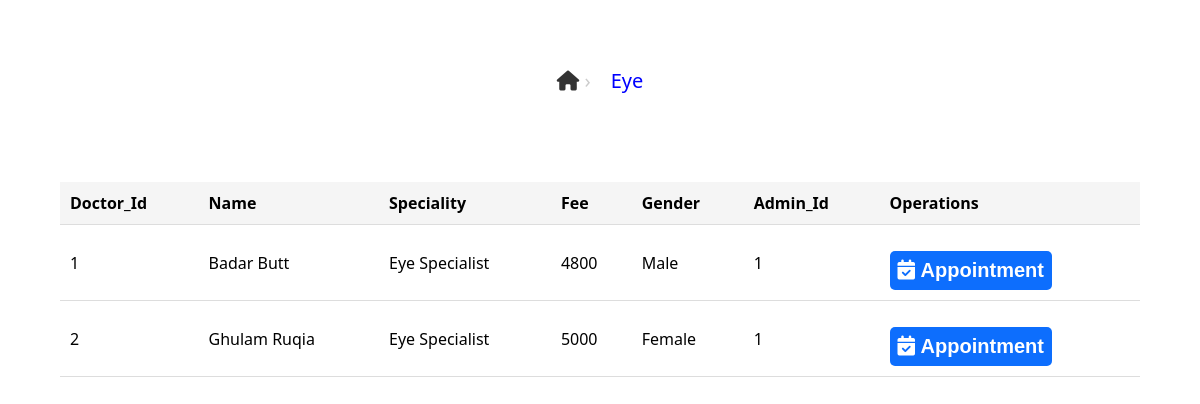
Screenshot of /Project/Specialists.php?specialist=eye with the database file from the repository.
### tables this page shows
CREATE TABLE `doctor` (
  `Doctor_Id` int(10) UNSIGNED NOT NULL,
  `DName` varchar(30) DEFAULT NULL,
  `Speciality` varchar(30) NOT NULL,
  `Fee` double DEFAULT NULL,
  `DGender` varchar(6) DEFAULT NULL,
  `Admin_Id` int(10) UNSIGNED DEFAULT NULL
);

### Project/Specialists.php (the view, shortened to what this page needs)
<?php
if (isset($_GET['specialist'])) {
    $s = $_GET['specialist'];
}
?>
<!DOCTYPE html>
<html lang="en">
<head>
    <link rel="stylesheet" href="https://cdnjs.cloudflare.com/ajax/libs/font-awesome/6.4.2/css/all.min.css" />
    <link rel="stylesheet" href="./Assets/css/doctors.css">
</head>
<body>
    <ul class="breadcrumb">
        <li class="breadcrumb_item">
            <a href="./index.php" class="breadcrumb_link">
                <i class="fa-solid fa-house"></i>
            </a>
        </li>
        <li class="breadcrumb_item">
            <a href="#" class="breadcrumb_link breadcrumb_link_active"><?php echo "$s" ?></a>
        </li>
    </ul>
    <br>
    <div class="container">
        <table class="table">
            <thead>
                <tr>
                    <th>Doctor_Id</th>
                    <th>Name</th>
                    <th>Speciality</th>
                    <th>Fee</th>
                    <th>Gender</th>
                    <th>Admin_Id</th>
                    <th>Operations</th>
                </tr>
            </thead>
            <tbody>
                <?php
                include './connection.php';
                if (isset($_GET['specialist'])) {
                    $specialist = $_GET['specialist'];
                    $sql = "SELECT * FROM doctor WHERE Speciality LIKE '$specialist%'";
                    $result = $connection->query($sql);
                    if (mysqli_num_rows($result) > 0) {
                        while ($row = mysqli_fetch_assoc($result)) {
                            echo "<tr>";
                            echo "<td>" . $row['Doctor_Id'] . "</td>";
                            echo "<td>" . $row['DName'] . "</td>";
                            echo "<td>" . $row['Speciality'] . "</td>";
                            echo "<td>" . $row['Fee'] . "</td>";
                            echo "<td>" . $row['DGender'] . "</td>";
                            echo "<td>" . $row['Admin_Id'] . "</td>";
                            echo "<td><button class='btn'><a href='./signup.php?d_id=" . $row['Doctor_Id'] . "&specialist=" . $specialist . "'><i class='fa-solid fa-calendar-check'></i>&nbsp;Appointment</a></button></td>";
                            echo "</tr>";
                        }
                    } else {
                        echo "No data found";
                    }
                }
                ?>
            </tbody>
        </table>
    </div>
</body>
</html>

### Project/Assets/css/doctors.css (style rules this page uses)
* { margin: 0; padding: 0; box-sizing: border-box; }
:root { --main-color: #ffffff; --sub-color: #1212f0; --white: #68694d; --border: 0.1rem solid rgba(105, 94, 74, 0.3); }
body { background-color: rgb(245, 243, 243); font-family: "Segoe UI", Tahoma, Geneva, Verdana, sans-serif; }
.btn { cursor: pointer; padding: 1rem 2rem; border: none; font-size: 1.25rem; font-weight: bolder; color: var(--sub-color); text-align: center; text-transform: capitalize; text-decoration: none; margin-top: 1rem; background-color: rgb(19, 154, 244); color: var(--main-color); border-radius: 0.625rem; transition: all 0.3s ease; align-self: flex-start; }
.breadcrumb { display: flex; justify-content: center; align-items: center; height: 20vh; gap: 20px; list-style: none; padding: 0; margin: 0; font-family: "Segoe UI", Tahoma, Geneva, Verdana, sans-serif; }
.breadcrumb_item:not(:last-of-type)::after { content: "\203a"; margin-left: 0 10px; color: #ccc; font-size: 20px; }
.breadcrumb_link { text-decoration: none; background-color: transparent; color: #333; border: none; font-size: 20px; font-weight: 500; text-transform: capitalize; transition: all 0.3s ease-in-out; }
.breadcrumb_link_active { color: blue; }

### Project/Specialists.php (style rules this page uses)
body { background-color: white; }
.container { max-width: 1080px; display: grid; place-items: center; margin: auto; }
.btn { background-color: #0d6efd; padding: 8px; border: none; border-radius: 5px; transition: all 0.3s ease-in-out; }
.btn a { text-decoration: none; color: white; }
table { border-collapse: collapse; width: 100%; }
th, td { padding: 10px; text-align: left; border-bottom: 1px solid #ddd; }
th { background-color: #f5f5f5; font-weight: bold; }

### rows the page displays
doctor: Doctor_Id "1", DName "Badar Butt", Speciality "Eye Specialist", Fee "4800", DGender "Male", Admin_Id "1"
doctor: Doctor_Id "2", DName "Ghulam Ruqia", Speciality "Eye Specialist", Fee "5000", DGender "Female", Admin_Id "1"

### other values shown
$s "Eye"
